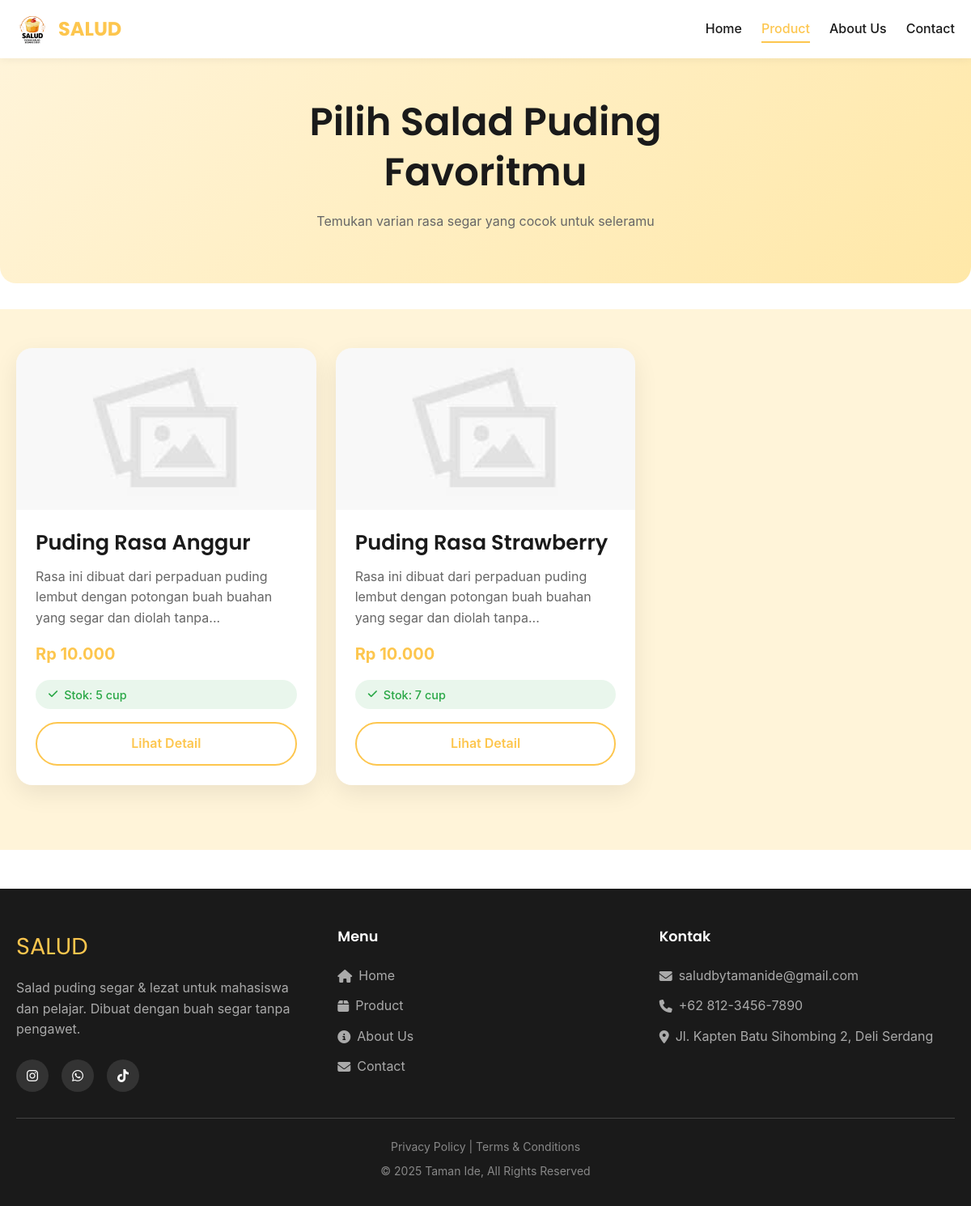
/products.php, run on the app's committed database.
### tables this page shows
CREATE TABLE `products` (
  `id` int(11) NOT NULL,
  `name` varchar(100) DEFAULT NULL,
  `description` text DEFAULT NULL,
  `price` int(11) DEFAULT NULL,
  `stock` int(11) DEFAULT 0,
  `image` varchar(255) DEFAULT NULL,
  `created_at` timestamp NOT NULL DEFAULT current_timestamp()
);

### products.php (the view, shortened to what this page needs)
<?php
require_once 'includes/functions.php';
$limit = 9;
$page = isset($_GET['page']) ? (int)$_GET['page'] : 1;
$offset = ($page - 1) * $limit;
$stmt = $pdo->prepare("SELECT * FROM products WHERE stock > 0 ORDER BY created_at DESC LIMIT ? OFFSET ?");
$stmt->bindValue(1, $limit, PDO::PARAM_INT);
$stmt->bindValue(2, $offset, PDO::PARAM_INT);
$stmt->execute();
$products = $stmt->fetchAll();
?>
<!DOCTYPE html>
<html lang="id">
<head>
    <link rel="stylesheet" href="assets/css/style.css">
    <link rel="stylesheet"
          href="https://cdnjs.cloudflare.com/ajax/libs/font-awesome/6.4.0/css/all.min.css"
 />
</head>
<body>
    <nav class="navbar">
        <div class="container nav-container">
            <div class="logo-wrapper">
                <img src="assets/images/Logo Salad Puding Hitam.png"
                     alt="SALUD Logo"
                     class="logo-image"
                     width="40"
                     height="40">
                <a href="index.php" class="logo">SALUD</a>
            </div>
            <ul class="nav-menu" id="navMenu">
                <li><a href="index.php">Home</a></li>
                <li><a href="products.php" class="active">Product</a></li>
                <li><a href="about.php">About Us</a></li>
                <li><a href="contact.php">Contact</a></li>
            </ul>
        </div>
    </nav>
    <main id="main-content">
        <section class="hero text-center">
            <div class="container">
                <h1>Pilih Salad Puding<br>Favoritmu</h1>
                <p>Temukan varian rasa segar yang cocok untuk seleramu</p>
            </div>
        </section>
        <section class="products-section">
            <div class="container">
                <?php if (count($products) > 0): ?>
                    <div class="products-grid">
                        <?php foreach ($products as $product): ?>
                        <article class="product-card">
                            <div class="product-img-wrapper">
                                <img src="assets/uploads/<?= htmlspecialchars($product['image']) ?>"
                                     alt="<?= htmlspecialchars($product['name']) ?>"
                                     class="product-img"
                                     onerror="this.src='assets/images/default.jpg'"
                                     loading="lazy">
                            </div>
                            <div class="product-info">
                                <h3><?= htmlspecialchars($product['name']) ?></h3>
                                <p><?= htmlspecialchars(substr($product['description'], 0, 100)) ?>...</p>
                                <div class="product-price">Rp <?= number_format($product['price'], 0, ',', '.') ?></div>
                                <span class="product-stock in-stock">
                                    <i class="fas fa-check"></i> Stok: <?= $product['stock'] ?> cup
                                </span>
                                <a href="product-detail.php?id=<?= $product['id'] ?>" class="btn btn-secondary btn-block">
                                    Lihat Detail
                                </a>
                            </div>
                        </article>
                        <?php endforeach; ?>
                    </div>
                <?php endif; ?>
            </div>
        </section>
    </main>
    <footer class="footer">
        <div class="container">
            <div class="footer-grid">
                <div class="footer-about">
                    <div class="footer-logo">SALUD</div>
                    <p>Salad puding segar & lezat untuk mahasiswa dan pelajar. Dibuat dengan buah segar tanpa pengawet.</p>
                    <div class="social-icons">
                        <a href="https://www.instagram.com/saludby.tamanide?utm_source=ig_web_button_share_sheet&igsh=ZDNlZDc0MzIxNw==" class="social-icon" aria-label="Instagram"><i class="fab fa-instagram"></i></a>
                        <a href="#" class="social-icon" aria-label="WhatsApp"><i class="fab fa-whatsapp"></i></a>
                        <a href="#" class="social-icon" aria-label="TikTok"><i class="fab fa-tiktok"></i></a>
                    </div>
                </div>
                <div class="footer-links">
                    <h3>Menu</h3>
                    <ul>
                        <li><a href="index.php"><i class="fas fa-home"></i> Home</a></li>
                        <li><a href="products.php"><i class="fas fa-box"></i> Product</a></li>
                        <li><a href="about.php"><i class="fas fa-info-circle"></i> About Us</a></li>
                        <li><a href="contact.php"><i class="fas fa-envelope"></i> Contact</a></li>
                    </ul>
                </div>
                <div class="footer-links">
                    <h3>Kontak</h3>
                    <ul>
                        <li><a href="mailto:saludbytamanide@gmail.com"><i class="fas fa-envelope"></i> saludbytamanide@gmail.com</a></li>
                        <li><a href="tel:+6281234567890"><i class="fas fa-phone"></i> +62 812-3456-7890</a></li>
                        <li><a><i class="fas fa-map-marker-alt"></i> Jl. Kapten Batu Sihombing 2, Deli Serdang</a></li>
                    </ul>
                </div>
            </div>
            <div class="copyright">
                <p>Privacy Policy | Terms & Conditions</p>
                <p>&copy; 2025 Taman Ide, All Rights Reserved</p>
            </div>
        </div>
    </footer>
</body>
</html>

### data on the page
products: name "Puding Rasa Anggur", description "Rasa ini dibuat dari perpaduan puding lembut dengan potongan buah buahan yang segar dan diolah tanpa", price "10.000", stock "5"
products: name "Puding Rasa Strawberry", description "Rasa ini dibuat dari perpaduan puding lembut dengan potongan buah buahan yang segar dan diolah tanpa", price "10.000", stock "7"
